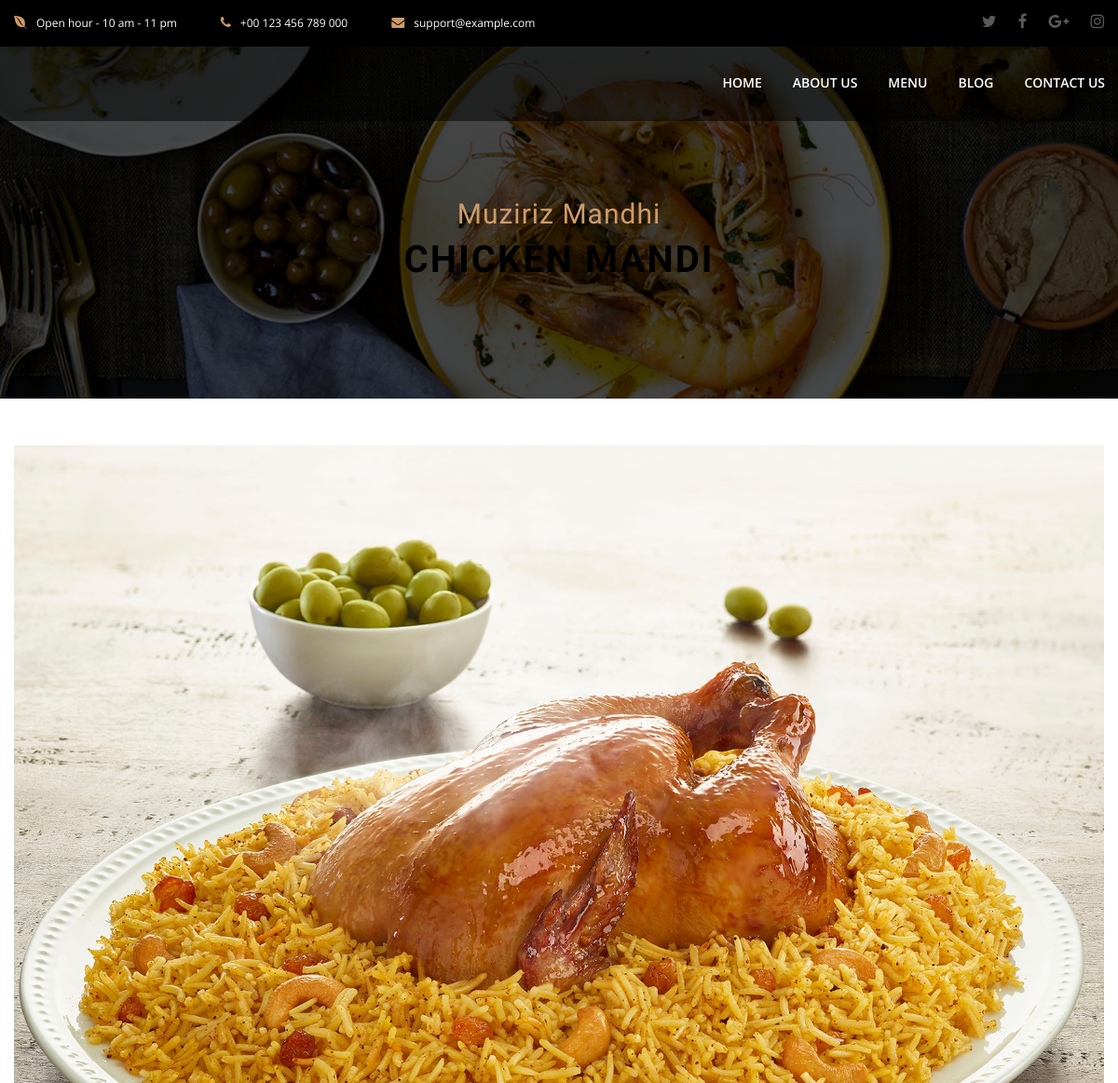
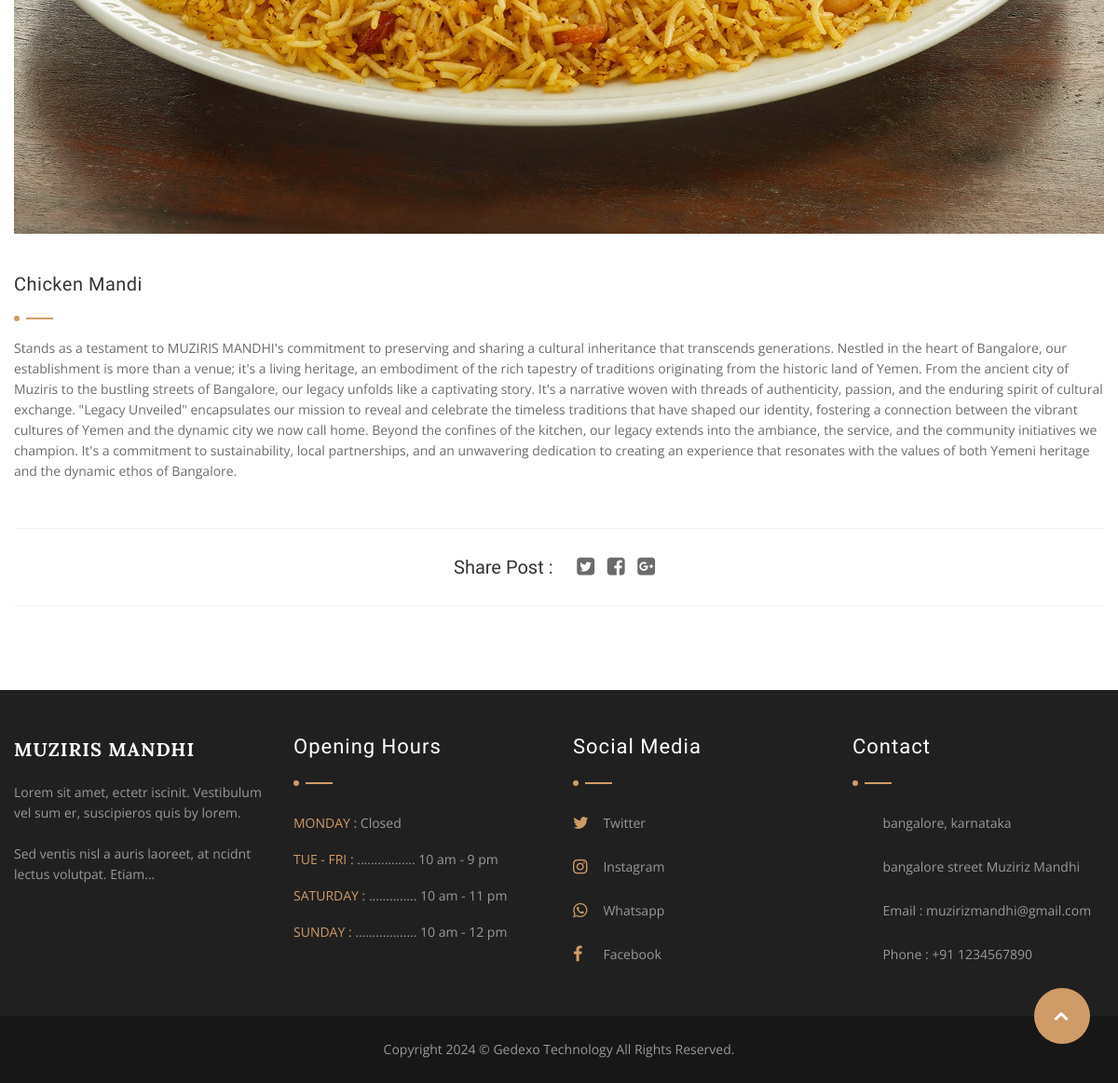
Page /blog/chickenmandi/ on the committed database (2 pictures, top to bottom).
### web/models.py (models this page shows, shortened)
class BlogDetail(models.Model):
  image = models.ImageField(upload_to='media')
  name = models.CharField(max_length=255)
  slug = models.SlugField(unique=True)
  date = models.DateField()
  content = models.TextField()

### web/views.py (the view)
# urls.py: path('blog/<slug>/',views.blog_detail,name='blog_detail'),
def blog_detail(request, slug):
  blog = get_object_or_404(BlogDetail, slug=slug)
  context = {'blog': blog}
  return render(request, 'web/blog_detail.html', context)

### templates/web/blog_detail.html
{% extends "web/base.html" %}
{% load static %}
{% block content %}
		<section id="breadcrumb" data-background="assets/img/demo/slides/02.jpg' %}" class="parallax-window">
			<div>
				<span class="section-suptitle text-center">Muziriz Mandhi</span>
				<h1 class="section-title white-font text-center">{{blog.name}}</h1>
			</div>
		</section>
		<section id="blog" class="padd-100">
			<div class="container">
				<div class="row">
					<div class="col-md-12">
						<div class="blog-single">
							<div class="blog-item">
								<div class="entry-thumbnail">
									<a title="" href="#">
										<img src="{{blog.image.url}}" alt="" class="img-responsive">
									</a>
								</div>
								<div class="post-content">
									<h2 class="entry-title meta">
										{{blog.name}}
									</h2>
									<div class="entry-content">
										<p class="extrait-post">
											{{blog.content}}
										</p>
									</div>
								</div>
							</div>
							<div class="share-box">
									<span>
										Share Post :
									</span>
									<a href="#"><i class="fa fa-twitter-square" aria-hidden="true"></i></a>
									<a href="#"><i class="fa fa-facebook-square" aria-hidden="true"></i></a>
									<a href="#"><i class="fa fa-google-plus-square" aria-hidden="true"></i></a>
							</div>
						</div>
					</div>
				</div>
			</div>
		</section>
{% endblock %}

### static/web/css/style.css (style rules this page uses)
html, body, #site-wrapper { height: 100%; width: 100%; }
body { overflow-x: hidden; }
* { font-family: "Open Sans"; }
.section-suptitle { font-size: 30px; color: #cf9b67; font-family: "Architects Daughter"; letter-spacing: 1px; display: block; line-height: 32px; }
.section-title, .pagination { margin: 14px 0 34px; line-height: 42px; padding-bottom: 35px; position: relative; font-size: 40px; font-family: "Oswald"; font-weight: 700; text-transform: uppercase; letter-spacing: 2px; }
.section-title:before, .pagination:before { content: ""; position: absolute; left: 0; bottom: -1px; width: 6px; height: 6px; -moz-border-radius: 6px; -webkit-border-radius: 6px; border-radius: 6px; }
.section-title:after, .pagination:after { content: ""; position: absolute; left: 13px; bottom: 1px; width: 29px; height: 2px; }
.text-center { text-align: center; }
.white-font { color: #000000; }
p, ul { margin: 0; }
p { color: #6b6b6b; font-size: 14px; line-height: 22px; }
.parallax-window { min-height: 100vh; background: transparent; }
.fx-bg { background-attachment: fixed; background-size: cover; background-position: 50% center; background-repeat: repeat-y; }
#breadcrumb { min-height: 428px; position: relative; background: url(../img/demo/slides/02.jpg) no-repeat; }
#breadcrumb .section-title { margin: 12px 0 15px; padding-bottom: 0; }
#breadcrumb .section-title:after, #breadcrumb .section-title:before { display: none; }
#breadcrumb > div { position: absolute; left: 0; width: 100%; top: 50%; z-index: 1; }
#breadcrumb:after { content: ""; position: absolute; left: 0; top: 0; right: 0; bottom: 0; z-index: 0; background: rgba(0, 0, 0, 0.7); z-index: 0; }
#breadcrumb * { position: relative; z-index: 1; }
.blog-item { margin-bottom: 50px; padding-right: 30px; }
.entry-thumbnail { margin-bottom: 40px; }
.entry-title { font-size: 20px; font-family: "Oswald"; margin-bottom: 10px; font-weight: 400; letter-spacing: .5px; }
.meta { position: relative; overflow: hidden; padding-bottom: 25px; margin-bottom: 18px; }
.meta:before { content: ""; position: absolute; left: 0; bottom: 0px; width: 6px; height: 6px; background-color: #cf9b67; -moz-border-radius: 6px; -webkit-border-radius: 6px; border-radius: 6px; }
.meta:after { content: ""; position: absolute; left: 13px; bottom: 2px; width: 29px; height: 2px; background-color: #cf9b67; }
.extrait-post { margin-bottom: 28px; }
.share-box { padding: 27px 0; margin-bottom: 40px; text-align: center; border: 1px solid #f2f2f2; border-width: 1px 0; }
.share-box span { font-size: 20px; color: #333333; font-family: "Oswald"; margin-right: 22px; display: inline-block; font-weight: 400; }
.share-box a { margin-right: 10px; display: inline-block; }
.share-box a i { font-size: 22px; color: #6b6b6b; }
.blog-single { padding-right: 30px; }
.blog-single .blog-item { padding-right: 0; }

### static/web/css/responsive.css (style rules this page uses)
@media (max-width: 1200px) { .blog-single { padding-right: 0; } }
@media (max-width: 1200px) { .padd-100 { padding: 50px 0; } }
@media (max-width: 1200px) { .parallax-window { min-height: 200px; } }

### rows in the picture
BlogDetail: name "CHICKEN MANDI", image (picture), name "Chicken Mandi", content "Stands as a testament to MUZIRIS MANDHI's commitment to preserving and sharing a cultural inheritance that transcends generations. Nestled in the heart of Bangalore, our establishment is more than a venue; it's a living heritage, an embodiment of the rich tapestry of traditions originating from the historic land of Yemen. From the ancient city of Muziris to the bustling streets of Bangalore, our legacy unfolds like a captivating story. It's a narrative woven with threads of authenticity, passion, and the enduring spirit of cultural exchange. \"Legacy Unveiled\" encapsulates our mission to reveal and celebrate the timeless traditions that have shaped our identity, fostering a connection…"
